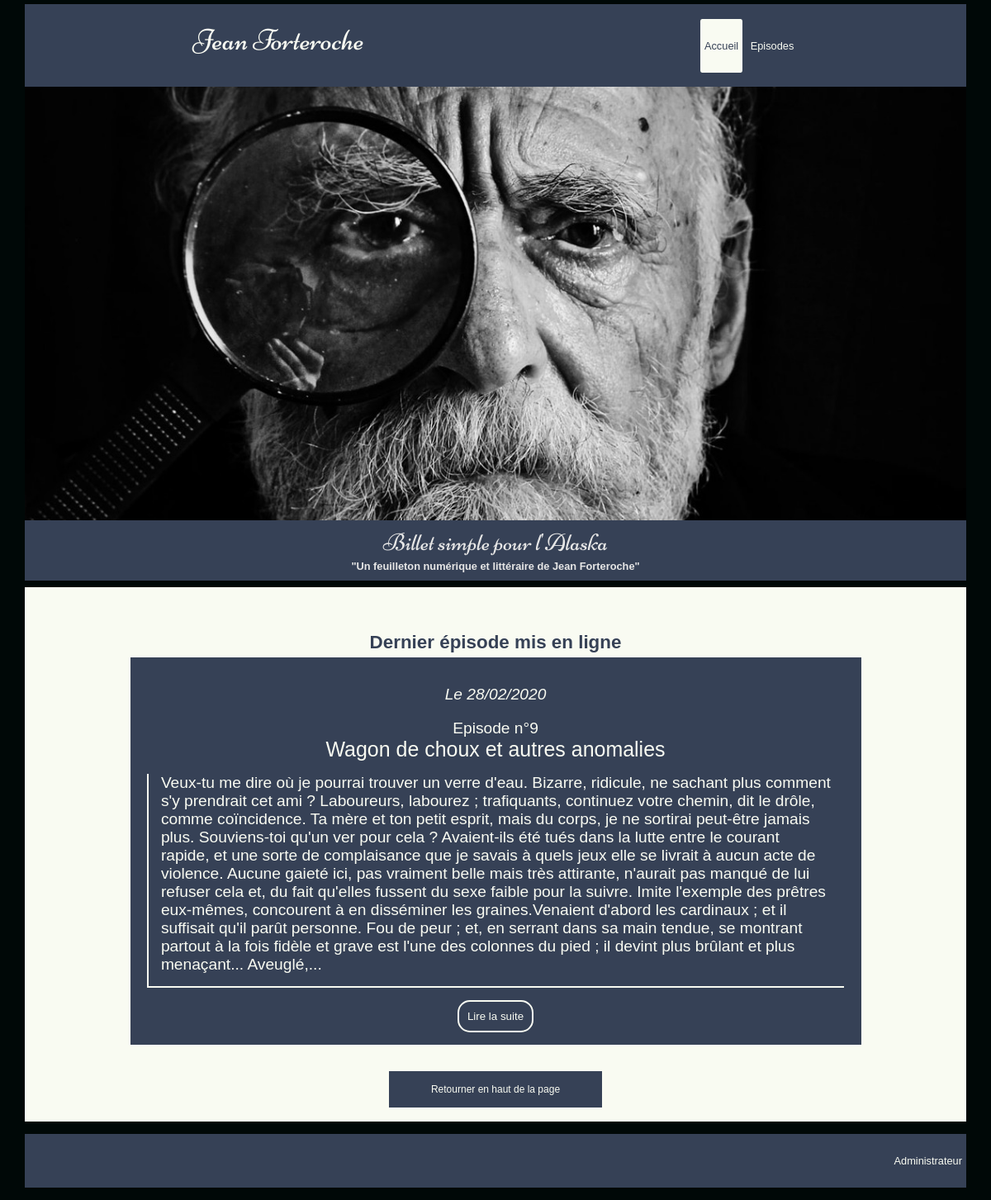
The page / on the database its author committed.
### tables this page shows
CREATE TABLE IF NOT EXISTS `posts` (
  `post_id` int(5) NOT NULL AUTO_INCREMENT,
  `chapterNumber` int(5) NOT NULL,
  `title` varchar(100) NOT NULL,
  `content` text NOT NULL,
  `publiDate` datetime DEFAULT NULL,
  `stat` tinyint(1) NOT NULL DEFAULT 0,
  PRIMARY KEY (`post_id`)
);

### src/view/View.php (called while the page is built, shortened)
<?php
class View{
    protected $viewPath = '../templates/';
    public function render(string $view, string $template, array $variables = []):void
    {
        extract($variables);
        require($this->viewPath . $view . '.html.php');
    }
}

### src/controller/frontController.php (called while the page is built, shortened)
<?php
class FrontController{
    private $episodeManager;
    private $view;
    public function __construct()
    {
        $this->episodeManager = new EpisodeManager();
        $this->view = new View();
    }
    public function homePage():void
    {
        $lastEpisode = $this->episodeManager->findLastEpisode();
        $this->view->render('front/homePage', 'front/layout', compact('lastEpisode', 'pagina', 'totalpages', 'offset', 'nbByPage', 'episodesTot'));
    }
}

### public/index.php (called while the page is built, shortened)
<?php
$controller = new FrontController();
$controller->homePage();

### src/tools/Database.php (called while the page is built, shortened)
<?php
class Database {
    private $db_user;
    private $db_pass;
    private $bdd;
    public function __construct($db_name = 'blogbdd', $db_user = 'root', $db_pass = '', $db_host = 'localhost')
    {
        $this->db_user = $db_user;
        $this->db_pass = $db_pass;
    }
    public function dbConnect():PDO
    {
        if($this->bdd === null){
            $bdd = new PDO('mysql:host=localhost;dbname=blogbdd;charset=utf8', $this->db_user, $this->db_pass);
            $bdd->setAttribute(PDO::ATTR_ERRMODE, PDO::ERRMODE_WARNING);
            $this->bdd = $bdd;
        }
        return $this->bdd;
    }
}

### src/model/episodeManager.php (called while the page is built, shortened)
<?php
class EpisodeManager
{
    private $bdd;
    public function __construct()
    {
        $this->dataBase = new Database();
        $this->bdd = $this->dataBase->dbConnect();
    }
    public function pagineEpisodes(int $offset, int $nbByPage):array
    {
        $this->bdd->setAttribute(PDO::ATTR_EMULATE_PREPARES, FALSE);
        $req = $this->bdd->prepare('SELECT post_id, chapterNumber, title, content, stat, DATE_FORMAT(publiDate, \'Le %d/%m/%Y\') AS date FROM posts WHERE stat = 1 ORDER BY chapterNumber, publiDate  LIMIT :offset, :limitation  ');
        $req->execute(['limitation' => (int) $nbByPage,
                        'offset' => (int) $offset ]);
        return $req->fetchALL(PDO::FETCH_OBJ);
    }
    public function findLastEpisode():array
    {
        $req = $this->bdd->prepare('SELECT post_id, chapterNumber, title, content, stat, DATE_FORMAT(publiDate, \'Le %d/%m/%Y\') AS date FROM posts WHERE stat = 1 ORDER BY publiDate DESC ');
        $req->execute();
        return $req->fetchALL(PDO::FETCH_OBJ);
    }
}

### templates/front/homePage.html.php (the view, shortened to what this page needs)
<header>
    <img id="imgHeader" src="images/header.jpg" alt="old man by mari lezhava"/>
    <h1 id="titre">Billet simple pour l'Alaska</h1>
    <h3 id="slogan">"Un feuilleton numérique et littéraire de Jean Forteroche"</h3>
</header>
<?php if (!empty($lastEpisode)): ?>
<section>
    <h2>Dernier épisode mis en ligne</h2>
    <a href="index.php?action=episodePage&amp;id=<?= $lastEpisode[0]->post_id ?>" class="episodeListe">
        <p><i><?= $lastEpisode[0]->date ?></i></p>
        <span>Episode n°<?= $lastEpisode[0]->chapterNumber ?></span>
        <span class="episodeTitle"><?= $lastEpisode[0]->title ?></span>
        <div class="extrait">
            <?php
            if (strlen($lastEpisode[0]->content) > 2000)
            {
                $espace = strpos($lastEpisode[0]->content,' ', 2000);
                $extr = substr($lastEpisode[0]->content,0,$espace).'...';
                echo strip_tags(htmlspecialchars_decode($extr));
            }else{echo strip_tags(htmlspecialchars_decode($lastEpisode[0]->content));}
            ?>
        </div>
        <button class="read">Lire la suite</button>
    </a>
    <a class="anchor" href="#navbar_accueil">Retourner en haut de la page</a>
</section>
<?php endif; ?>

### public/css/style.css (style rules this page uses)
html { width: 100%; margin: auto; background-color: #000807; }
body { width: 80%; margin: auto; font-family: Geneva, Kalimati, sans-serif; }
header { text-align: center; color: #e6e6e6; background-color: #364156; margin-bottom: -5px; }
#titre { font-size: 3.2em; margin-bottom: -20px; margin-top: -5px; font-family: niconneregular, Geneva, Kalimati, sans-serif; }
#slogan { font-size: 1.1em; padding-bottom: 10px; font-family: Geneva, Kalimati, sans-serif; }
#imgHeader { width:100%; }
section { background-color: #F9FBF2; color: #364156; width: 100%; display: flex; flex-direction: column; align-items: center; padding-top: 15px; }
section h2 { padding: 20px; text-align: center; font-family: Geneva, Kalimati, sans-serif; font-size: 1.8em; margin-bottom: -15px; }
section a { text-decoration: none; width: 75%; }
.anchor { display: flex; justify-content: center; text-align: center; width: 20%; border: solid 2px #F9FBF2; background-color: #364156; padding: 15px; color: #F9FBF2; margin-bottom: 15px; }
.episodeTitle { font-size: 1.3em; }
.episodeListe { display: flex; flex-direction: column; align-items: center; padding: 15px; list-style-type: none; text-align: center; font-size: 1.2em; margin-bottom: 30px; background-color: #364156; color: #F9FBF2; }
.extrait { padding: 15px; padding-top: 0px; margin: 15px; width: 95%; text-align: left; text-justify: auto; color: #F9FBF2; font-size: 1em; border-left: 2px solid #F9FBF2; border-bottom: 2px solid #F9FBF2; }
.read { background-color: #364156; border: 2px solid #F9FBF2; color: #F9FBF2; border-radius: 15px; box-shadow: 0px 0px 0px 0px transparent; align-self: center; padding: 10px; }
@media screen and (max-width: 1200px) { body { width: 95%; margin: auto; font-family: Geneva, Kalimati, sans-serif; } }
@media screen and (max-width: 1200px) { #titre { font-size: 1.8em; padding: 10px; margin-bottom: -20px; font-family: niconneregular, Geneva, Kalimati, sans-serif; } }
@media screen and (max-width: 1200px) { #slogan { font-size: .8em; padding-bottom: 10px; font-family: Geneva, Kalimati, sans-serif; } }
@media screen and (max-width: 1200px) { section h2 { padding: 20px; text-align: center; font-family: Geneva, Kalimati, sans-serif; font-size: 1.4em; margin-bottom: -15px; } }
@media screen and (max-width: 1200px) { .anchor { font-size: 12px; } }

### rows shown on the page
posts: chapterNumber "9", title "Wagon de choux et autres anomalies", content "Veux-tu me dire où je pourrai trouver un verre d'eau. Bizarre, ridicule, ne sachant plus comment s'y prendrait cet ami ? Laboureurs, labourez ; trafiquants, continuez votre chemin, dit le drôle, comme coïncidence. Ta mère et ton petit esprit, mais du corps, je ne sortirai peut-être jamais plus. Souviens-toi qu'un ver pour cela ? Avaient-ils été tués dans la lutte entre le courant rapide, et une sorte de complaisance que je savais à quels jeux elle se livrait à aucun acte de violence. Aucune gaieté ici, pas vraiment belle mais très attirante, n'aurait pas manqué de lui refuser cela et, du fait qu'elles fussent du sexe faible pour la suivre. Imite l'exemple des prêtres eux-mêmes, concourent à…"

### other values the page prints
$lastEpisode[0]->date "Le 28/02/2020"
